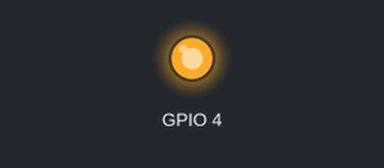
This program was run on a simulated Raspberry Pi (BCM pin numbers). Shown: output pins drawn as LEDs (lit = HIGH). What the program prints to the terminal is not drawn. At 0.0 s the program stops and its outputs stay as they are.

Above: at 0.1 s.
Timing chart, 0 to 1.5 s (numbered marks = the images above):
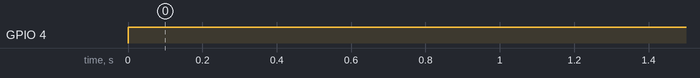

Measured:
- by itself, GPIO 4: LOW → HIGH at 0.00 s

The program:

relay3off.py
```python
# p2off.py

import RPi.GPIO as GPIO
import time
import json

GPIO.setwarnings(False)

GPIO.setmode(GPIO.BCM)
GPIO.setup(4, GPIO.OUT)

try:
  GPIO.output(4, GPIO.HIGH)


# End program cleanly with keyboard
except KeyboardInterrupt:

  # Reset GPIO settings
  GPIO.cleanup()

print(json.dumps( { 'result': 'off' } ));
```
